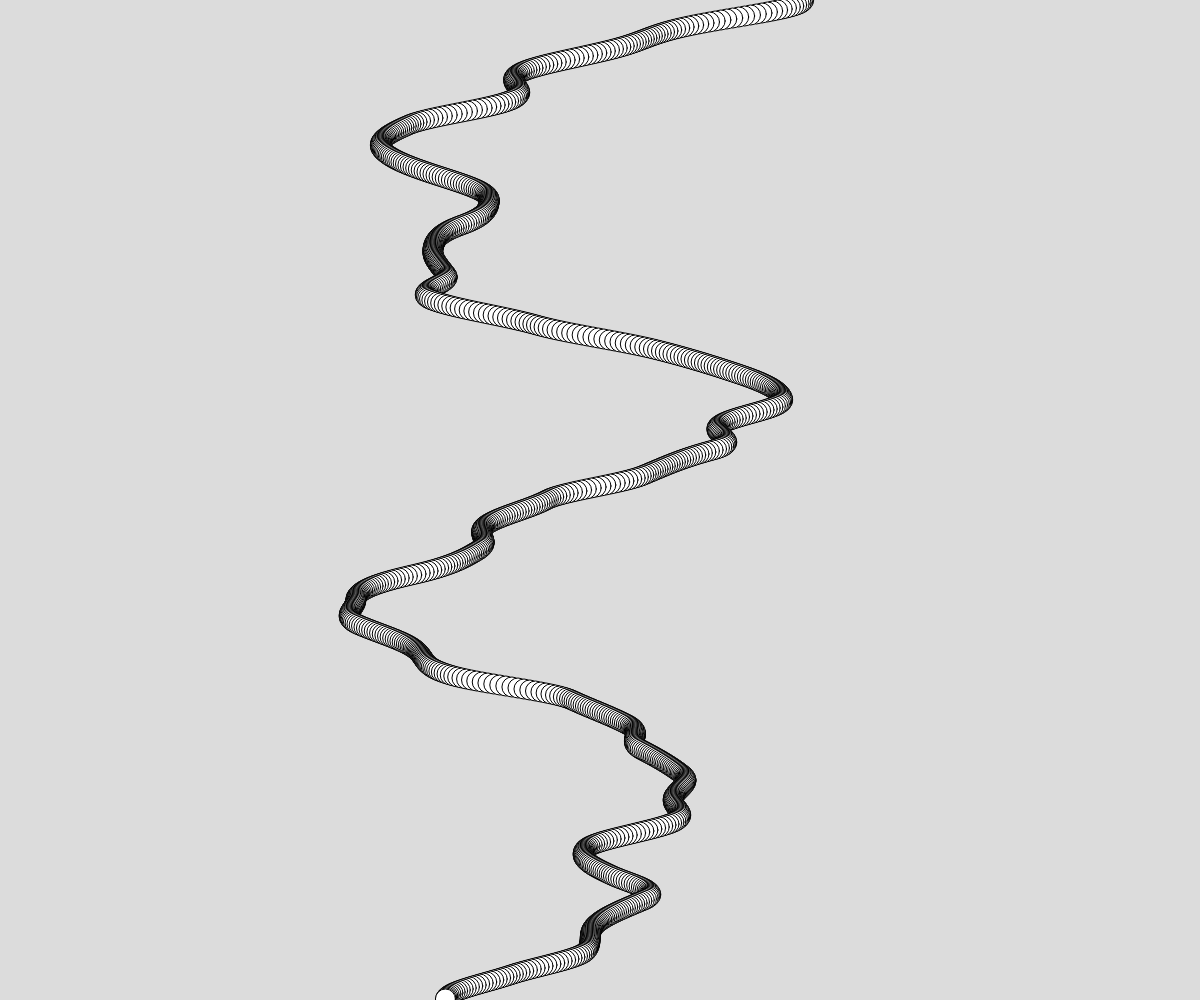
Frame 1 (no input)
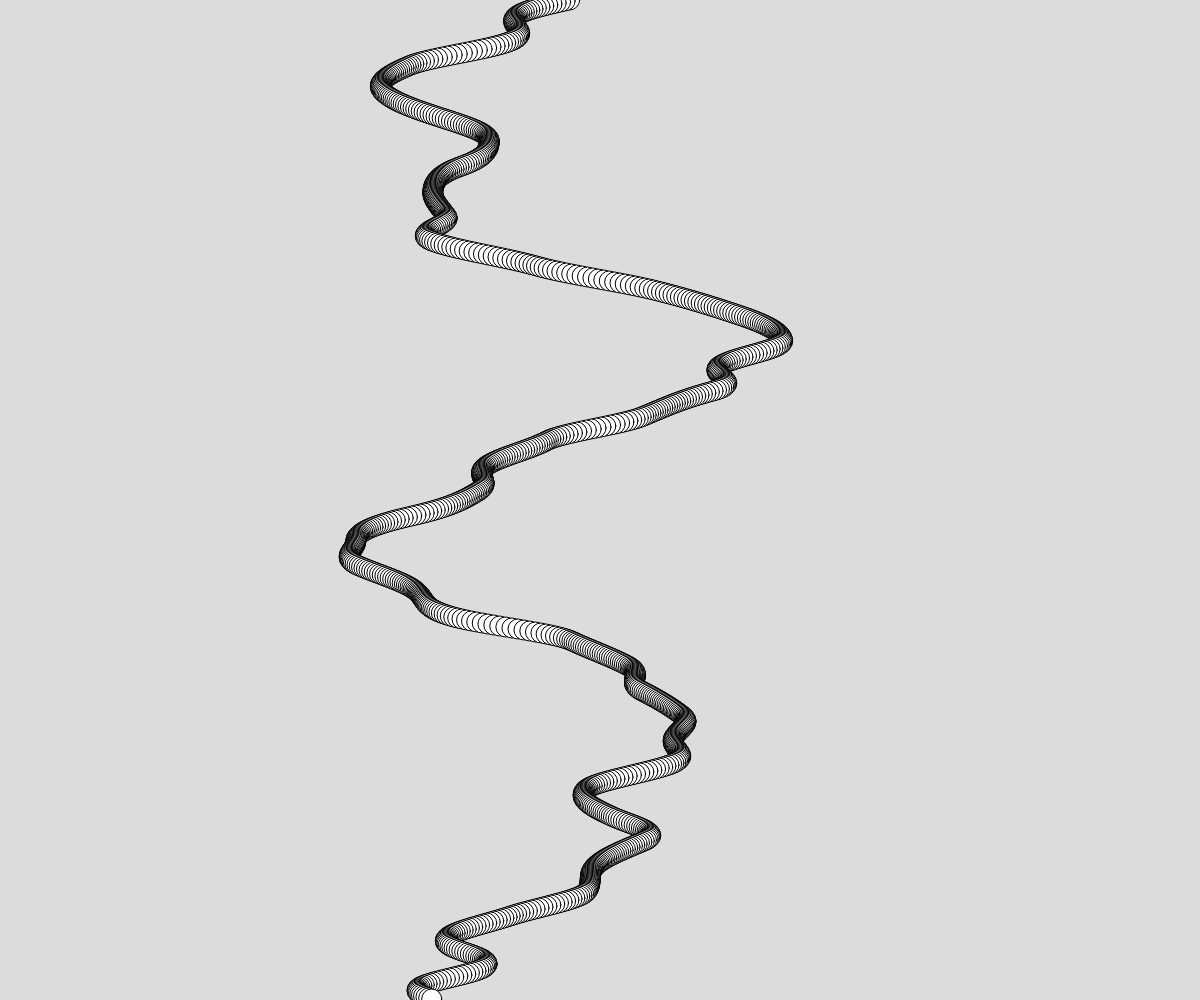
Frame 60 (no input)
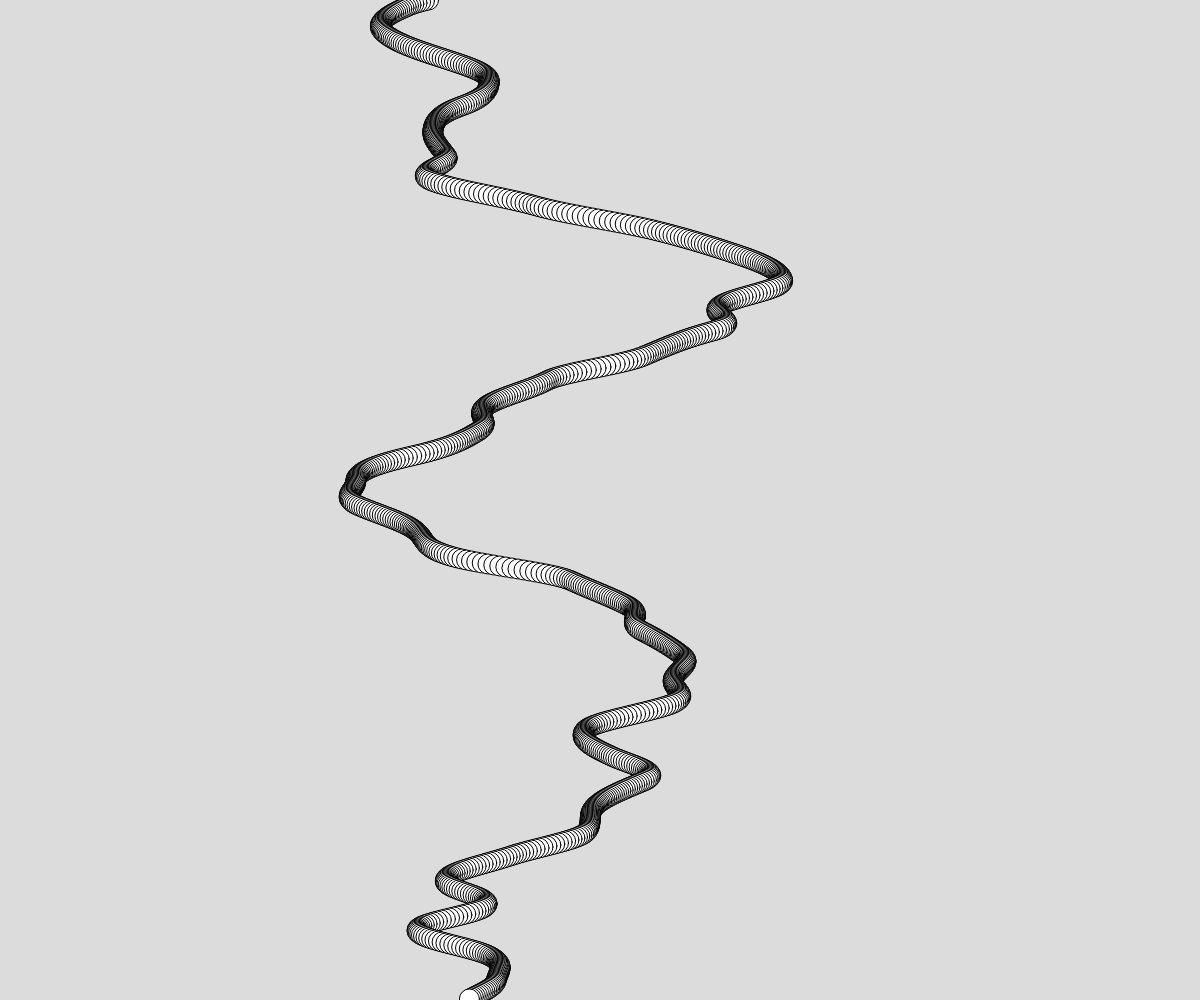
Frame 120 (the mouse pressed at the canvas centre since frame 60)

The p5.js sketch that drew these frames (run headless with seeded random() and noise() and a simulated clock; from frame 60 on, the mouse is pressed at the canvas centre):

// p5.js sketch
// ── sketch.js
//Noise Verison 2.0
//James.Wang
// 10/1/2026

// global variables
let xTime = 0; let xSpeed = 0.005; 
let xStart = xTime;

async function setup() {
  createCanvas(windowWidth, windowHeight);
}

function draw() {
  background(220);
  xTime = xStart;
  xStart += xSpeed;
  tower();
}


function tower(){
  // create a tower with circles of different
  // Y position. X position will be
  // reandomly selected

  for(let y = 0; y < height; y += 1){
    let x = noise(xTime); //0-1
    x = map(x, 0, 1, 0, width);
    xTime += xSpeed; 
    circle(x,y,20);
  }
}
